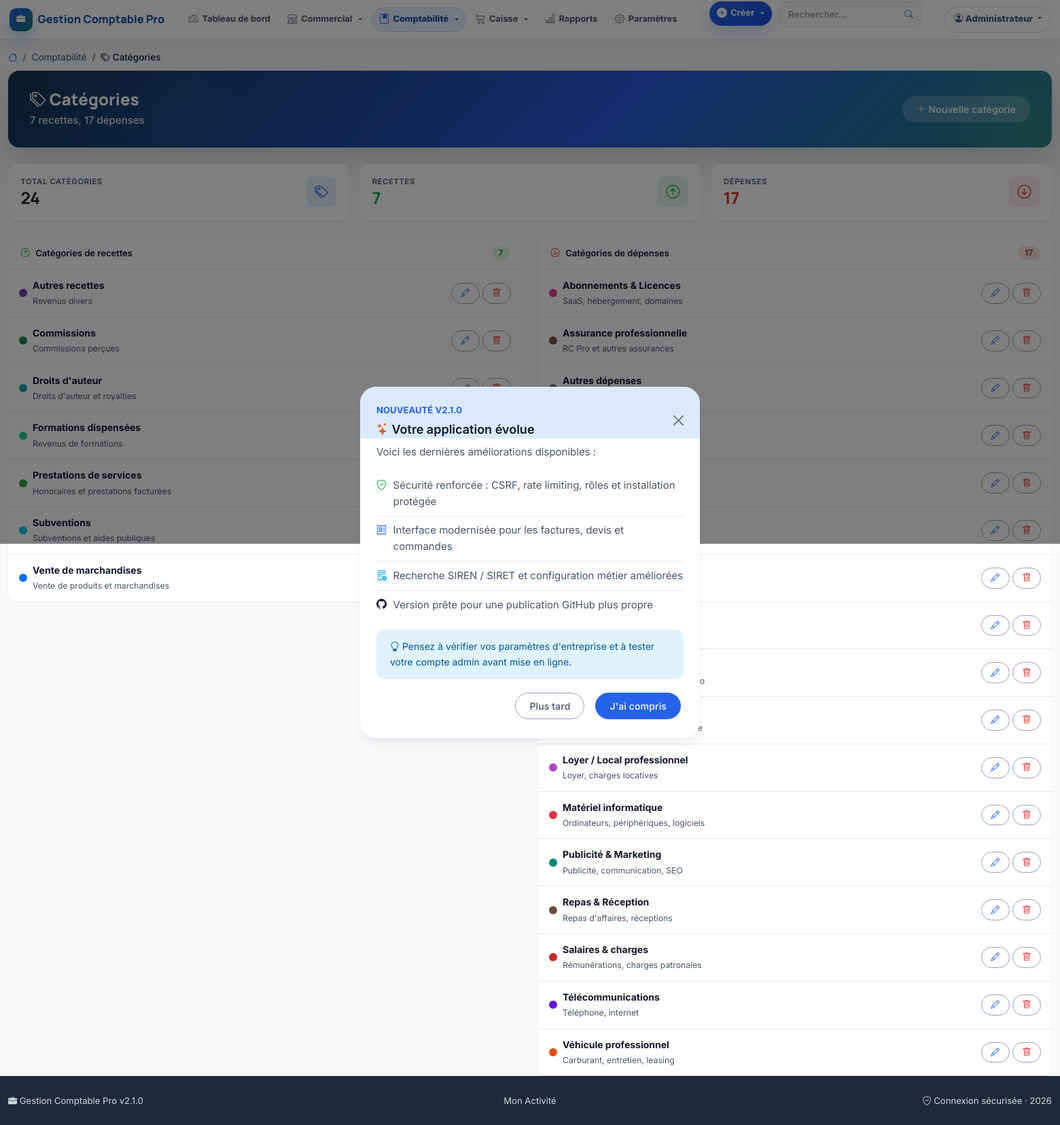
The app's page /categories.php (signed in) with its own data.
### tables this page shows
CREATE TABLE IF NOT EXISTS `users` (
    `id` INT UNSIGNED AUTO_INCREMENT PRIMARY KEY,
    `nom` VARCHAR(100) NOT NULL,
    `email` VARCHAR(150) NOT NULL UNIQUE,
    `password_hash` VARCHAR(255) NOT NULL,
    `role` ENUM('admin', 'comptable', 'lecteur') NOT NULL DEFAULT 'comptable',
    `actif` TINYINT(1) DEFAULT 1,
    `derniere_connexion` DATETIME DEFAULT NULL,
    `created_at` DATETIME DEFAULT CURRENT_TIMESTAMP,
    `updated_at` DATETIME DEFAULT CURRENT_TIMESTAMP ON UPDATE CURRENT_TIMESTAMP
);

CREATE TABLE IF NOT EXISTS `categories` (
    `id` INT UNSIGNED AUTO_INCREMENT PRIMARY KEY,
    `nom` VARCHAR(100) NOT NULL,
    `type` ENUM('recette', 'depense') NOT NULL,
    `description` VARCHAR(255) DEFAULT NULL,
    `couleur` VARCHAR(7) DEFAULT '#6c757d',
    `actif` TINYINT(1) DEFAULT 1,
    `created_at` DATETIME DEFAULT CURRENT_TIMESTAMP
);

CREATE TABLE IF NOT EXISTS `parametres` (
    `cle` VARCHAR(50) PRIMARY KEY,
    `valeur` VARCHAR(255) NOT NULL,
    `description` VARCHAR(255) DEFAULT NULL
);

### categories.php (the view, shortened to what the rows shown need)
<?php
require_once __DIR__ . '/functions.php';
requireLogin();
$categoriesRecette = getCategories('recette');
$categoriesDepense = getCategories('depense');
include 'header.php';
?>
<div class="hero-banner mb-4">
    <div class="d-flex justify-content-between align-items-center">
        <div>
            <h2 class="mb-1"><i class="bi bi-tags"></i> Catégories</h2>
        </div>
    </div>
</div>
<div class="row g-4">
    <div class="col-md-6">
        <div class="card border-0">
            <div class="list-group list-group-flush">
                <?php if (empty($categoriesRecette)): ?>
                    <div class="list-group-item text-muted text-center py-4">
                        <i class="bi bi-inbox"></i> Aucune catégorie de recette
                    </div>
                <?php else: ?>
                    <?php foreach ($categoriesRecette as $cat): ?>
                        <div class="list-group-item d-flex justify-content-between align-items-center">
                            <div class="d-flex align-items-center gap-2">
                                <span class="rounded-circle d-inline-block" style="width: 12px; height: 12px; background-color: <?= e($cat['couleur']) ?>"></span>
                                <div>
                                    <strong><?= e($cat['nom']) ?></strong>
                                    <?php if ($cat['description']): ?>
                                        <br><small class="text-muted"><?= e($cat['description']) ?></small>
                                    <?php endif; ?>
                                </div>
                            </div>
                            <div class="d-flex gap-1">
                                <a href="categories.php?action=modifier&id=<?= $cat['id'] ?>" class="btn btn-sm btn-outline-primary">
                                    <i class="bi bi-pencil"></i>
                                </a>
                                <a href="categories.php?action=supprimer&id=<?= $cat['id'] ?>&csrf=<?= csrfToken() ?>"
                                   class="btn btn-sm btn-outline-danger"
                                   onclick="return confirm('Désactiver cette catégorie ?')">
                                    <i class="bi bi-trash"></i>
                                </a>
                            </div>
                        </div>
                    <?php endforeach; ?>
                <?php endif; ?>
            </div>
        </div>
    </div>
    <div class="col-md-6">
        <div class="card border-0">
            <div class="list-group list-group-flush">
                <?php if (empty($categoriesDepense)): ?>
                    <div class="list-group-item text-muted text-center py-4">
                        <i class="bi bi-inbox"></i> Aucune catégorie de dépense
                    </div>
                <?php else: ?>
                    <?php foreach ($categoriesDepense as $cat): ?>
                        <div class="list-group-item d-flex justify-content-between align-items-center">
                            <div class="d-flex align-items-center gap-2">
                                <span class="rounded-circle d-inline-block" style="width: 12px; height: 12px; background-color: <?= e($cat['couleur']) ?>"></span>
                                <div>
                                    <strong><?= e($cat['nom']) ?></strong>
                                    <?php if ($cat['description']): ?>
                                        <br><small class="text-muted"><?= e($cat['description']) ?></small>
                                    <?php endif; ?>
                                </div>
                            </div>
                            <div class="d-flex gap-1">
                                <a href="categories.php?action=modifier&id=<?= $cat['id'] ?>" class="btn btn-sm btn-outline-primary">
                                    <i class="bi bi-pencil"></i>
                                </a>
                                <a href="categories.php?action=supprimer&id=<?= $cat['id'] ?>&csrf=<?= csrfToken() ?>"
                                   class="btn btn-sm btn-outline-danger"
                                   onclick="return confirm('Désactiver cette catégorie ?')">
                                    <i class="bi bi-trash"></i>
                                </a>
                            </div>
                        </div>
                    <?php endforeach; ?>
                <?php endif; ?>
            </div>
        </div>
    </div>
</div>
<?php include 'footer.php'; ?>

### header.php (shortened to what the rows shown need)
<?php
require_once __DIR__ . '/functions.php';
$currentUser = getCurrentUser();
?>
<!DOCTYPE html>
<html lang="fr">
<head>
    <link href="https://cdn.jsdelivr.net/npm/bootstrap@5.3.3/dist/css/bootstrap.min.css" rel="stylesheet">
    <link href="https://cdn.jsdelivr.net/npm/bootstrap-icons@1.11.3/font/bootstrap-icons.min.css" rel="stylesheet">
    <link href="<?= BASE_URL ?>assets/style.css" rel="stylesheet">
</head>
<body>
    <nav class="navbar navbar-expand-xxl navbar-dark navbar-blue app-navbar-sticky">
        <div class="container-fluid">
            <div class="offcanvas offcanvas-end offcanvas-xxl app-navbar-panel" tabindex="-1" id="navbarPanel" aria-labelledby="navbarPanelLabel">
                <div class="offcanvas-body app-navbar-collapse">
                    <div class="navbar-text text-light d-flex align-items-center gap-2 app-navbar-user">
                        <div class="dropdown">
                            <a class="btn btn-sm btn-outline-light dropdown-toggle" href="#" role="button" data-bs-toggle="dropdown">
                                <i class="bi bi-person-circle"></i> <?= e($currentUser['nom'] ?? '') ?>
                            </a>
                        </div>
                    </div>
                </div>
            </div>
        </div>
    </nav>
    <main class="container-fluid mt-3 app-content">

### footer.php (shortened to what the rows shown need)
    </main>
    <footer class="py-4 footer-blue border-top">
        <div class="container-fluid">
            <div class="row align-items-center text-center text-md-start">
                <div class="col-md-4 text-center">
                    <small><?= e(getParam('nom_entreprise', 'Mon Activité')) ?></small>
                </div>
            </div>
        </div>
    </footer>
</body>
</html>

### records on screen
users: nom "Administrateur"
categories: nom "Autres recettes", description "Revenus divers"
categories: nom "Commissions", description "Commissions perçues"
categories: nom "Droits d'auteur", description "Droits d'auteur et royalties"
categories: nom "Formations dispensées", description "Revenus de formations"
categories: nom "Prestations de services", description "Honoraires et prestations facturées"
categories: nom "Subventions", description "Subventions et aides publiques"
categories: nom "Vente de marchandises", description "Vente de produits et marchandises"
categories: nom "Abonnements & Licences", description "SaaS, hébergement, domaines"
categories: nom "Assurance professionnelle", description "RC Pro et autres assurances"
categories: nom "Autres dépenses"
categories: nom "Loyer / Local professionnel", description "Loyer, charges locatives"
categories: nom "Matériel informatique", description "Ordinateurs, périphériques, logiciels"
categories: nom "Publicité & Marketing", description "Publicité, communication, SEO"
categories: nom "Repas & Réception", description "Repas d'affaires, réceptions"
categories: nom "Salaires & charges", description "Rémunérations, charges patronales"
categories: nom "Télécommunications", description "Téléphone, internet"
categories: nom "Véhicule professionnel", description "Carburant, entretien, leasing"
parametres: valeur "Mon Activité"

### other values on screen
APP_NAME "Gestion Comptable Pro"
$parentMap[$bc['parent']]['label'] "Comptabilité"
$bc['label'] "Catégories"
count($categoriesRecette) "7"
count($categoriesDepense) "17"
count($categoriesRecette) + count($categoriesDepense) "24"
APP_VERSION "2.1.0"
